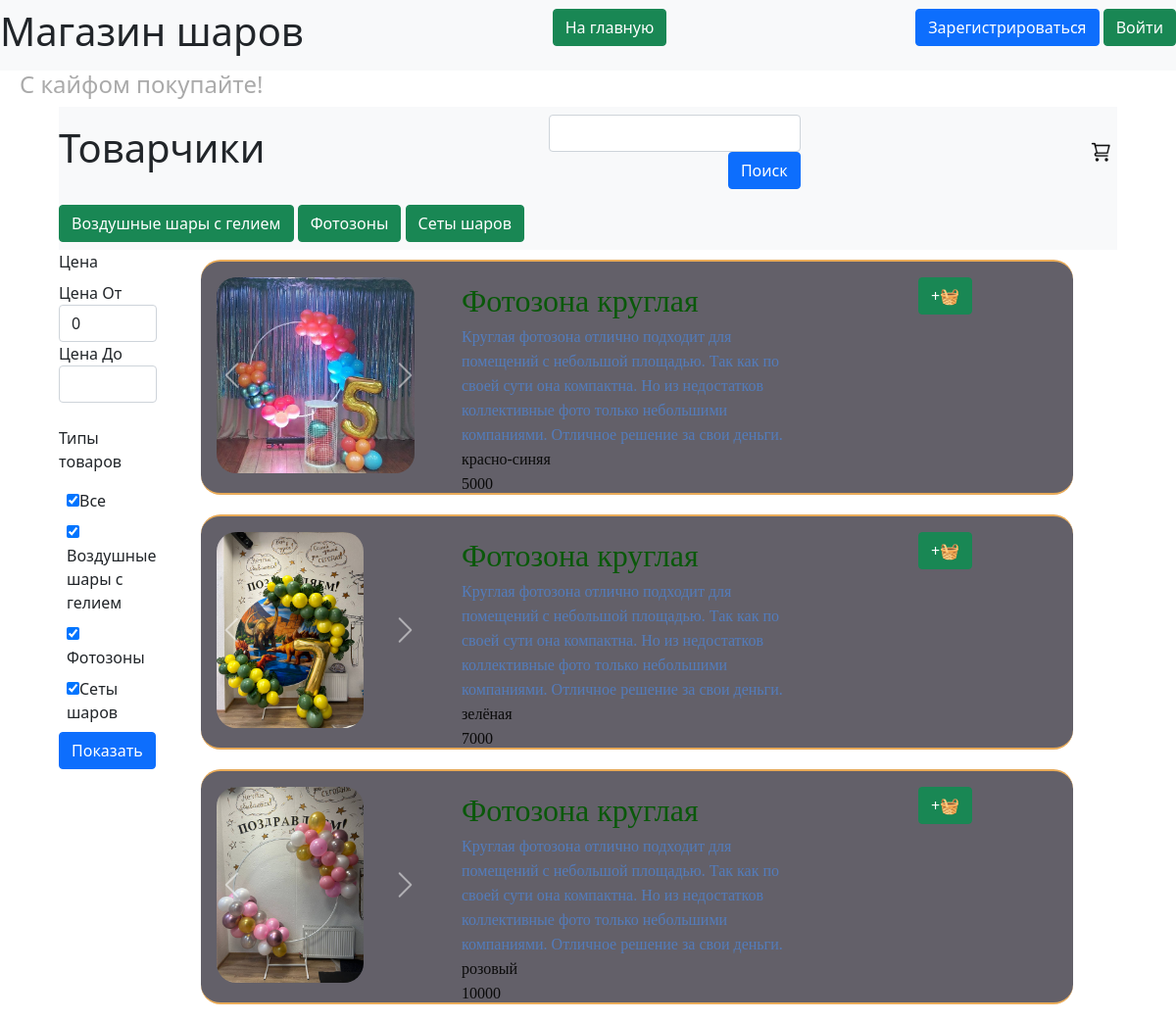
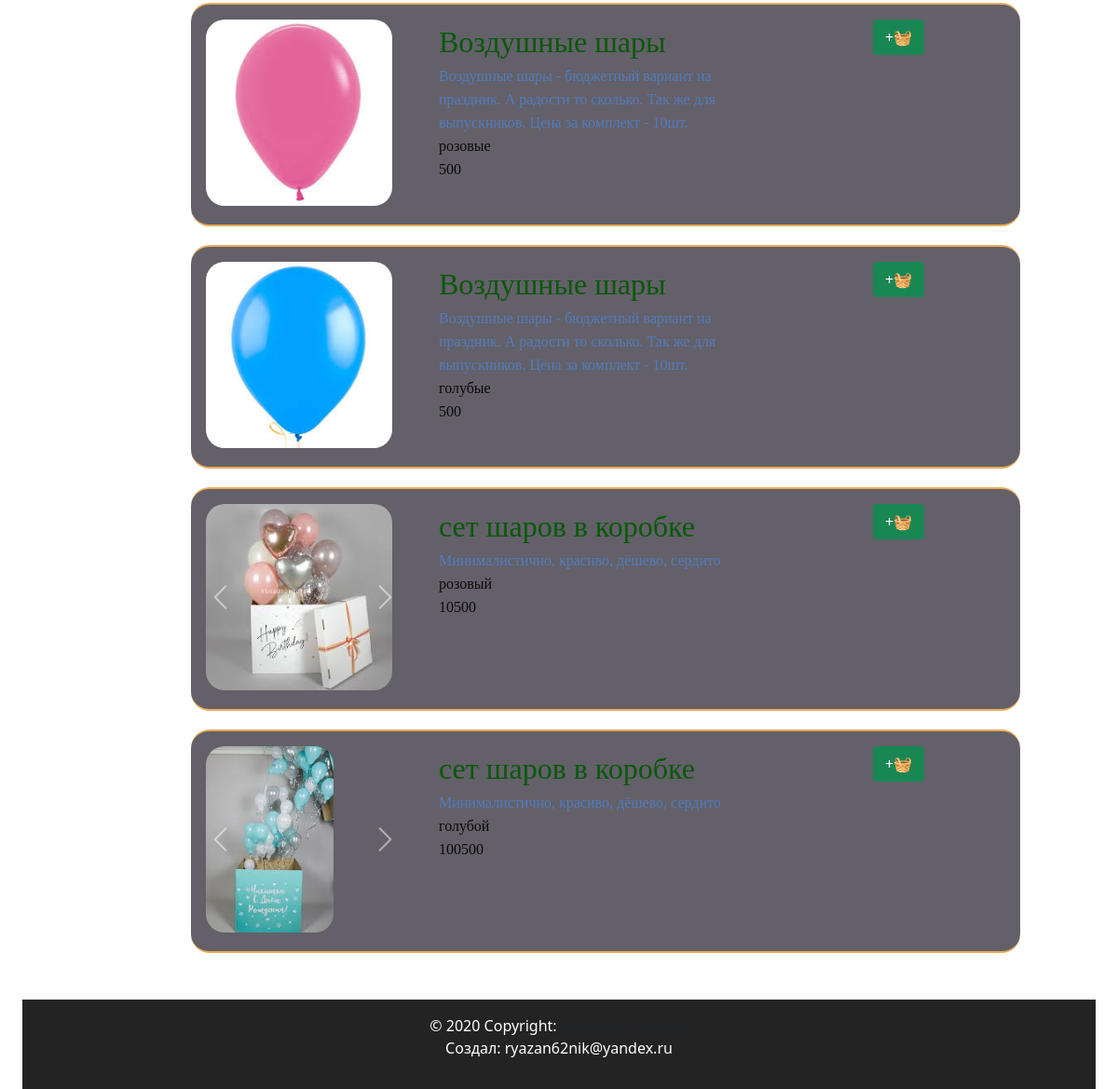
Screenshot of /search with the database file from the repository (2 pictures, top to bottom).
### data/types.py (models this page shows)
class Types(SqlAlchemyBase):
    __tablename__ = 'types'
    id = sqlalchemy.Column(sqlalchemy.Integer,
                           primary_key=True, autoincrement=True)
    title = sqlalchemy.Column(sqlalchemy.String, nullable=True)
    products = orm.relationship("ProductGroup", back_populates='type_relation')
    def __repr__(self):
        return f'<type> {self.id} {self.title}'

### data/products.py (models this page shows, shortened)
class Products(SqlAlchemyBase, SerializerMixin):
    __tablename__ = 'products'
    id = sqlalchemy.Column(sqlalchemy.Integer,
                           primary_key=True, autoincrement=True)
    color = sqlalchemy.Column(sqlalchemy.String, nullable=True)
    sale = sqlalchemy.Column(sqlalchemy.Integer, nullable=True)
    cost = sqlalchemy.Column(sqlalchemy.Integer)
    remains = sqlalchemy.Column(sqlalchemy.Integer, nullable=True)
    img = sqlalchemy.Column(sqlalchemy.String, default='0_0_0_none.jpg')
    product_group_id = sqlalchemy.Column(sqlalchemy.Integer, sqlalchemy.ForeignKey("product_group.id"))
    product_group = orm.relationship('ProductGroup')
    def get_img(self):
        return self.img.split(', ')

### data/products_group.py (models this page shows, shortened)
class ProductGroup(SqlAlchemyBase, SerializerMixin):
    __tablename__ = 'product_group'
    id = sqlalchemy.Column(sqlalchemy.Integer,
                           primary_key=True, autoincrement=True)
    title = sqlalchemy.Column(sqlalchemy.String, nullable=True)
    description = sqlalchemy.Column(sqlalchemy.String, nullable=True)
    type = sqlalchemy.Column(sqlalchemy.Integer, sqlalchemy.ForeignKey("types.id"))
    type_relation = orm.relationship('Types')
    products = orm.relationship("Products", back_populates='product_group')

### server.py (the view, shortened to what this page needs)
@app.route("/search", methods=['GET', 'POST'])
def search_get():
    db_sess = db_session.create_session()
    types = db_sess.query(Types).all()
    types_data = [(i.id, i.title) for i in types]
    form = SearchForm(types_data=types_data)
    if request.method == 'GET':
        text = request.args.get("text", default="", type=str)
        min_cost = request.args.get("min_cost", default=0, type=int)
        max_cost = request.args.get("max_cost", type=int)
        types_post = [int(i) for i in request.args.get("types", default='-1',  type=str).split(', ')]
        print(types_post)
        if -1 in types_post:
            types_post = [i[0]for i in form.types.choices]
            print(types)
        form.types.data = types_post
        form.min_cost.data = min_cost
        form.max_cost.data = max_cost
        products = []
        products_color = []
        if text:
            for word in text.split():
                products.extend(db_sess.query(ProductGroup).filter(
                    (ProductGroup.title.like(f'%{word}%')) | (ProductGroup.description.like(f'%{word}%'))).all())
                products_color.extend(db_sess.query(Products).filter(Products.color.like(f'%{word}%')).all())
            turn = sum([i.products for i in products], []) + products_color
        else:
            turn = db_sess.query(Products).all()
        if max_cost:
            to_show = sorted(filter(lambda x: min_cost <= x.cost <= max_cost, set(turn)), key=lambda z: turn.index(z))
        else:
            to_show = sorted(filter(lambda x: min_cost <= x.cost, set(turn)), key=lambda z: turn.index(z))
            max_cost = ''
        types = db_sess.query(Types).all()
        return render_template('pages/search.html', title='product', products=to_show, text=text, min_cost=min_cost,
                               max_cost=max_cost, types=types, form=form)

### forms/products.py
class SearchForm(FlaskForm):
    min_cost = StringField('Цена От', validators=[], default='0')
    max_cost = StringField('Цена До', validators=[])
    types = MultiCheckboxField('Типы товаров', coerce=int,  choices=[(-1, 'Все')])
    submit = SubmitField('Показать')
    def __init__(self, *args, types_data=[], **kwargs):
        super().__init__(*args, **kwargs)
        self.types.choices.extend(types_data)

### data/db_session.py (called while the page is built)
def create_session() -> Session:
    global __factory
    return __factory()

### templates/pages/search.html (shortened to what this page needs)
{% extends "base.html" %}
{% block content %}
<nav class="navbar navbar-light bg-light title-width">
    <div align="left">
        <h1>Товарчики</h1>
    </div>
    <div align="right">
        <form method="POST">
            <nav>
                <input type="text" id="text" name="text" class="form-control" align="left" value="{{text}}"/>
                <input type="submit" value="Поиск" class="btn btn-primary" align="right"/>
            </nav>
        </form>
    </div>
    <div align="right">
        <a href="/basket">
            <div class="basket-button"></div>
        </a>
    </div>
</nav>
<nav class="navbar navbar-light bg-light title-width">
    <div align="right">
        {% for type in types %}
        <a href="#{{type.title}}" class="btn btn-success">{{type.title}}</a>
        {% endfor %}
    </div>
</nav>
<div class="main-sidebar">
    <div class="sidebar">
        <label class="form-label">Цена</label>
        <form action="" method="post">
            {% for field in form if field.name not in ['csrf_token', 'submit', 'types', 'all_types'] %}
            <div>
                {{ field.label() }}
                {{ field(class="form-control")}}
            </div>
            {% endfor %}
            <br>
            <p>{{form.types.label}}</p>
            <div>
                {% for subfield in form.types %}
                <div style="margin: 0 1vh 1vh 1vh;">{{ subfield() }}{{ subfield.label.text }}
                </div>
                {% endfor %}
            </div>
            <p>{{ form.submit(type="submit", class="btn btn-primary") }}</p>
        </form>
    </div>
    <div class="menu">
        {% for product in products %}
        {% include 'includes/product.html' %}
        {% endfor %}
    </div>
</div>
{% endblock %}

### templates/includes/product.html (shortened to what this page needs)
{%if view == 'cube'%}
<link rel="stylesheet" href="{{ url_for('static', filename='css/product_cube_style.css') }}">
{%else%}
<link rel="stylesheet" href="{{ url_for('static', filename='css/product_style.css') }}">
{%endif%}
<div class="product menu-item">
    <div class="product-img-place">
        {% if product.get_img()[0]%}
        <div id="carousel{{product.id}}" class="carousel slide" data-bs-ride="false">
            <div class="carousel-inner">
                <div class="carousel-item active">
                    <img class="d-block product-img" src="/static/img/products/{{product.get_img()[0]}}"
                         alt="{{product.get_img()[0]}}">
                </div>
            </div>
            <a class="carousel-control-prev" href="#carousel{{product.id}}" role="button" data-slide="prev">
                <span class="carousel-control-prev-icon" aria-hidden="true"></span>
            </a>
            <a class="carousel-control-next" href="#carousel{{product.id}}" role="button" data-slide="next">
                <span class="carousel-control-next-icon" aria-hidden="true"></span>
            </a>
        </div>
        {%else%}
        <img class="product-img" src="/static/img/products/none.jpg"
             alt="/static/img/products/{{product.get_img()[0]}}"/>
        {%endif%}
    </div>
    <div class="product-description">
        <div align="left">
            <a href="/show_product/{{product.product_group_id}}/{{product.id}}"
               class="product-no-title text-decoration:none">
                <div>
                    <span class="product-description-title">{{product.product_group.title}}</span><br>
                    <span class="product-description-description">{{product.product_group.description}}</span><br>
                    <span class="product-description-color">{{product.color}}</span><br>
                    <span class="product-description-color">{{product.cost}}</span>
                </div>
            </a>
        </div>
    </div>
    <div class="product-button-plus">
        <button class="btn btn-success"
                onclick="addToBasket('{{ product.id }}'{% if current_user.is_authenticated %}, '{{current_user.id}}' {%endif%});">
            +🧺
        </button>
    </div>
</div>

### static/css/header.css (style rules this page uses)
:root { --main-color: #0179FA; --second-color: white; }

### static/css/footer.css (style rules this page uses)
:root { --main-color: #111111; --second-color: white; }

### static/css/style.css (style rules this page uses)
:root { --main-color: #0179FA; --second-color: #ffffff; --thirdly_color: #629ee3; }
body { background-color: var(--second-color); }

### static/css/mystyle.css (style rules this page uses)
html { --firstly-color: white; --secondary-color: rgba(91, 82, 212, 0.837); --thirdly-color: rgb(99, 96, 105); --fourly-color: rgb(144, 182, 242); --black: rgb(35, 35, 35); --dark-blue: #12191D; --white: #FFFFFF; --green: #33FF00; --caribbean: #00E197; --light-green: #8EEF8C; --turquoise: #12EEFF; --pink: #F053D5; --red: #FE785A; --gray-900: #0C1114; --gray-700: #242A2C; --gray-650: #495257; --gray-600: #424B4F; --gray-500: #495257; --gray-300: #8D979E; --gray-200: #ACB4B9; --gray-150: #AEB6BB; --gray-100: #EEF1F3; --gray-50: #F6F8F9; }
.basket-button { width: 3vh; height: 3vh; border: none; background-image: url('../img/system/cart_icon.png'); background-size: cover; margin: 5px 5px; }
.menu { display: flex; justify-content: space-around; align-items: flex-start; flex-wrap: wrap; padding: 5vh; padding-top: 0; }
.menu-item { width: 30vh; height: 30vh; margin: 10px 5px; text-align: center; background-color: var(--thirdly-color); position: relative; border-radius: 20px; flex-basis: content; }
.title-width { min-width: 85vw; }
.main-sidebar { width: 90vw; //height: 100vh; margin: auto; display:grid; grid-template-columns: 100px 1fr; gap:10; grid-auto-flow: column; }
body { margin: 0; padding: 0; text-align: center; }

### static/css/product_style.css (style rules this page uses)
a { color:#537CBC; text-decoration:none; }
.product { border-top: 2px solid rgb(233 171 88); border-bottom: 2px solid rgb(233 171 88); display: grid; grid-template-columns: repeat(15, 1fr); grid-template-rows: repeat(3, 1fr); gap: 10px; grid-auto-rows: 1fr; }
.product > div { padding: 1em; color: #d9480f; }
.product-img-place { grid-column: 1 / 4; grid-row: 1 / 4; width: 30vh; height: 30vh; }
.product-img { height: 25vh; border-radius: 20px; object-fit: cover; }
.product-description { grid-column: 4 / 11; grid-row: 1 / 4; }
.product-description-title { font-size: 2rem; font-family: cursive; color: rgb(10 88 10); text-align: left; }
.product-description-description { font-family: cursive; color: #537CBC; text-align: left; }
.product-description-color { font-family: cursive; color: rgb(10 10 10); text-align: left; }
.product-no-title { color: rgb(1 1 1); }
.product-button-plus { grid-column: 12 / 15; grid-row: 1 / 2; }

### rows the page displays
Types: title "Воздушные шары с гелием", label.text "Воздушные шары с гелием"
Types: title "Фотозоны", label.text "Фотозоны"
Types: title "Сеты шаров", label.text "Сеты шаров"
Products: img (picture), product_group "Фотозона круглая", product_group.description "Круглая фотозона отлично подходит для помещений с небольшой площадью. Так как по своей сути она компактна. Но из недостатков коллективные фото только небольшими компаниями. Отличное решение за свои деньги.", color "красно-синяя", cost "5000"
Products: img (picture), product_group "Фотозона круглая", product_group.description "Круглая фотозона отлично подходит для помещений с небольшой площадью. Так как по своей сути она компактна. Но из недостатков коллективные фото только небольшими компаниями. Отличное решение за свои деньги.", color "зелёная", cost "7000"
Products: shows a picture, product_group "Фотозона круглая", product_group.description "Круглая фотозона отлично подходит для помещений с небольшой площадью. Так как по своей сути она компактна. Но из недостатков коллективные фото только небольшими компаниями. Отличное решение за свои деньги.", color "розовый", cost "10000"
Products: shows a picture, product_group "Воздушные шары", product_group.description "Воздушные шары - бюджетный вариант на праздник. А радости то сколько. Так же для выпускников. Цена за комплект - 10шт.", color "розовые", cost "500"
Products: shows a picture, product_group "Воздушные шары", product_group.description "Воздушные шары - бюджетный вариант на праздник. А радости то сколько. Так же для выпускников. Цена за комплект - 10шт.", color "голубые", cost "500"
Products: shows a picture, product_group "сет шаров в коробке", product_group.description "Минималистично, красиво, дёшево, сердито", color "розовый", cost "10500"
Products: shows a picture, product_group "сет шаров в коробке", product_group.description "Минималистично, красиво, дёшево, сердито", color "голубой", cost "100500"

### other values shown
{{ field.label() }} "Цена От" "Цена До"
{{ subfield.label.text }} "Все"
